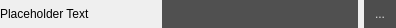
<?xml version="1.0" encoding="UTF-8"?>
<ui version="4.0">
 <class>FilePickerWidget</class>
 <widget class="QWidget" name="FilePickerWidget">
  <property name="geometry">
   <rect>
    <x>0</x>
    <y>0</y>
    <width>396</width>
    <height>28</height>
   </rect>
  </property>
  <property name="minimumSize">
   <size>
    <width>0</width>
    <height>0</height>
   </size>
  </property>
  <property name="maximumSize">
   <size>
    <width>16777215</width>
    <height>16777215</height>
   </size>
  </property>
  <property name="windowTitle">
   <string>Form</string>
  </property>
  <property name="styleSheet">
   <string notr="true">QPushButton {
    background-color: #4D4D4D;
    color: #DEDEDE;
    border: 0;
}

QPushButton:hover {
    background-color: #555;
}

QPushButton:pressed {
    background-color: #444;
}</string>
  </property>
  <layout class="QHBoxLayout" name="horizontalLayout">
   <property name="leftMargin">
    <number>0</number>
   </property>
   <property name="topMargin">
    <number>0</number>
   </property>
   <property name="rightMargin">
    <number>0</number>
   </property>
   <property name="bottomMargin">
    <number>0</number>
   </property>
   <item>
    <widget class="QLabel" name="label">
     <property name="sizePolicy">
      <sizepolicy hsizetype="Preferred" vsizetype="Preferred">
       <horstretch>2</horstretch>
       <verstretch>0</verstretch>
      </sizepolicy>
     </property>
     <property name="minimumSize">
      <size>
       <width>0</width>
       <height>0</height>
      </size>
     </property>
     <property name="maximumSize">
      <size>
       <width>16777215</width>
       <height>16777215</height>
      </size>
     </property>
     <property name="text">
      <string>Placeholder Text</string>
     </property>
    </widget>
   </item>
   <item>
    <widget class="QWidget" name="widget" native="true">
     <property name="sizePolicy">
      <sizepolicy hsizetype="Preferred" vsizetype="Preferred">
       <horstretch>3</horstretch>
       <verstretch>0</verstretch>
      </sizepolicy>
     </property>
     <layout class="QHBoxLayout" name="horizontalLayout_2">
      <property name="leftMargin">
       <number>0</number>
      </property>
      <property name="topMargin">
       <number>0</number>
      </property>
      <property name="rightMargin">
       <number>0</number>
      </property>
      <property name="bottomMargin">
       <number>0</number>
      </property>
      <item>
       <widget class="QLabel" name="filename">
        <property name="sizePolicy">
         <sizepolicy hsizetype="Preferred" vsizetype="Preferred">
          <horstretch>0</horstretch>
          <verstretch>0</verstretch>
         </sizepolicy>
        </property>
        <property name="minimumSize">
         <size>
          <width>0</width>
          <height>25</height>
         </size>
        </property>
        <property name="styleSheet">
         <string notr="true">QLabel {
	background-color: rgb(80, 80, 80);
	padding-left: 2px;
}

QLabel:hover{
	color: rgb(30, 144, 255);
}</string>
        </property>
        <property name="text">
         <string/>
        </property>
       </widget>
      </item>
      <item>
       <widget class="QPushButton" name="load">
        <property name="sizePolicy">
         <sizepolicy hsizetype="Preferred" vsizetype="Preferred">
          <horstretch>0</horstretch>
          <verstretch>0</verstretch>
         </sizepolicy>
        </property>
        <property name="minimumSize">
         <size>
          <width>0</width>
          <height>0</height>
         </size>
        </property>
        <property name="maximumSize">
         <size>
          <width>32</width>
          <height>16777215</height>
         </size>
        </property>
        <property name="text">
         <string>...</string>
        </property>
       </widget>
      </item>
     </layout>
    </widget>
   </item>
  </layout>
 </widget>
 <resources/>
 <connections/>
</ui>
